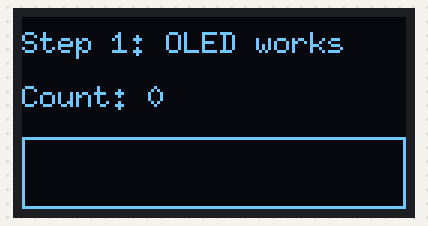
A sketch run on a simulated Arduino Uno, built with avr-gcc and run on an emulated ATmega328P. Parts: 128×64 one-colour display. What the sketch prints to the serial monitor is not drawn.

Above: at 0.4 s.
At 4.2 s:
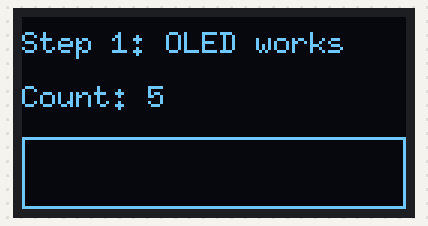
At 9.7 s:
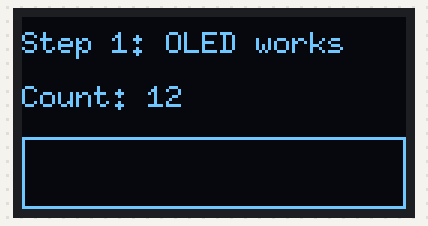
At 19.1 s:
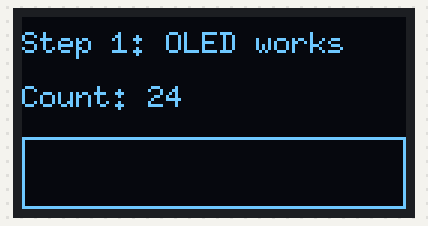
At 28.5 s:
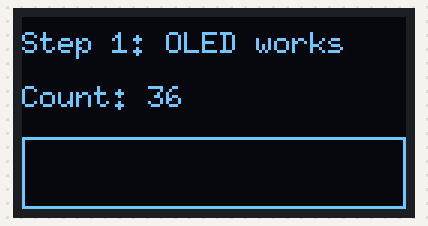
At 38.7 s:
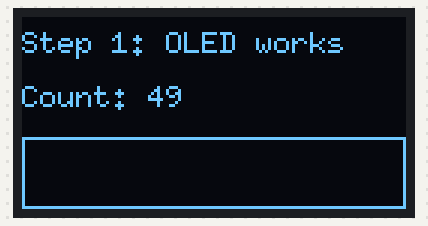

The sketch:

step1_oled.ino
```cpp
/*
  Step 1: OLED only
  Wiring: OLED GND->GND, VCC->5V, SCL->A5, SDA->A4
  Board:  Arduino Uno
  Serial Monitor: 115200 baud
*/
#include <Wire.h>
#include <U8g2lib.h>

U8G2_SSD1306_128X64_NONAME_1_HW_I2C oled(U8G2_R0, U8X8_PIN_NONE);

void setup() {
  Serial.begin(115200);
  Wire.begin();

  // 1. Look for anything on the I2C bus
  Serial.println(F("Scanning I2C..."));
  uint8_t found = 0;
  for (uint8_t addr = 1; addr < 127; addr++) {
    Wire.beginTransmission(addr);
    if (Wire.endTransmission() == 0) {
      Serial.print(F("  Found device at 0x"));
      Serial.println(addr, HEX);
      found++;
    }
  }
  if (found == 0) Serial.println(F("  Nothing found. Check the 4 wires."));

  // 2. Draw on the screen
  oled.begin();
}

void loop() {
  static uint16_t count = 0;
  char buf[20];
  snprintf(buf, sizeof(buf), "Count: %u", count++);

  oled.firstPage();
  do {
    oled.setFont(u8g2_font_6x10_tf);
    oled.drawStr(0, 12, "Step 1: OLED works");
    oled.drawStr(0, 30, buf);
    oled.drawFrame(0, 40, 128, 24);
  } while (oled.nextPage());

  delay(500);
}
```

Measured:
- what the display in image 0 shows lasts 0.8 s, from 0.3 s to 1.1 s
